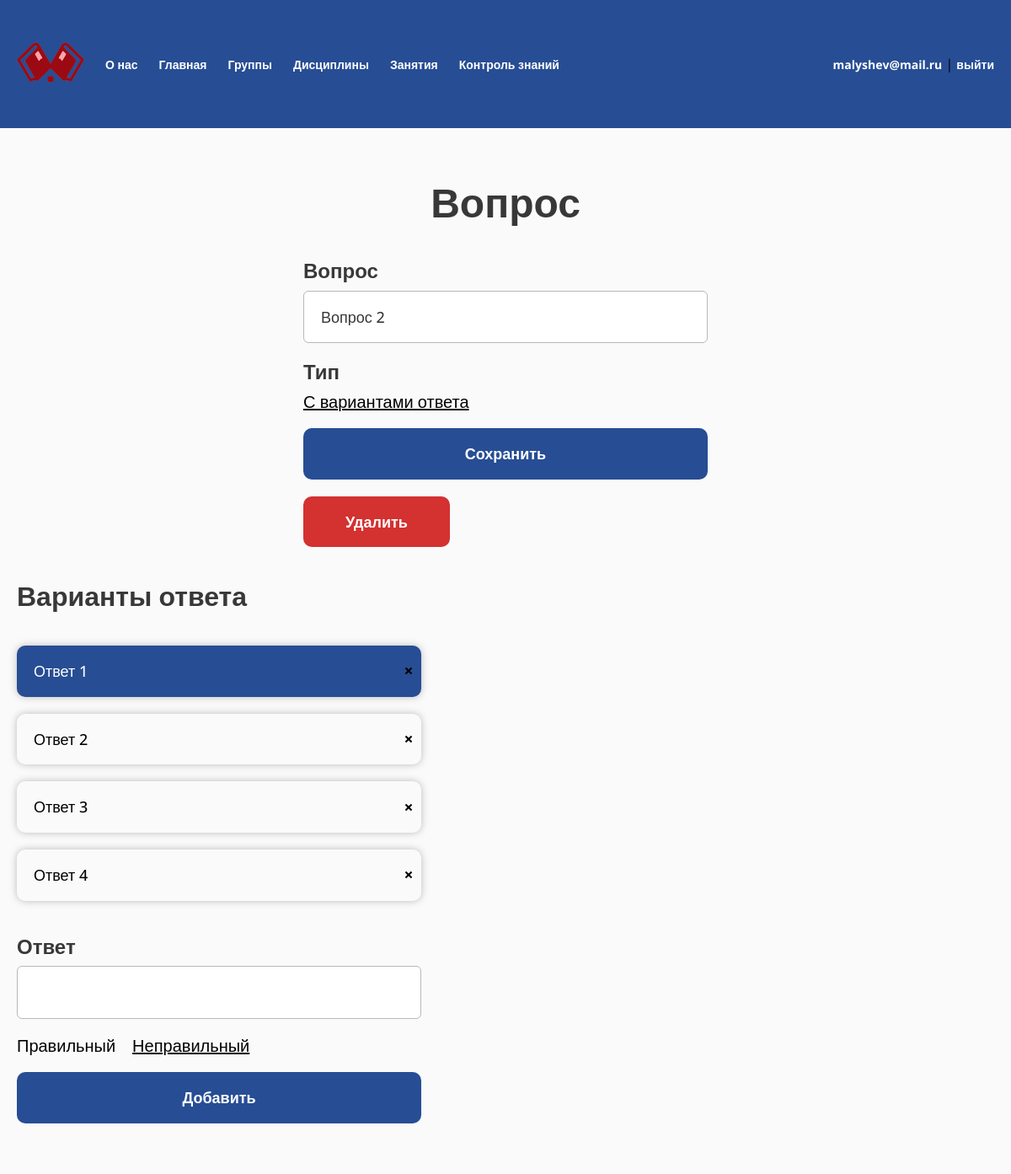
/test/7/question/10/ (signed in), run on the app's committed database.
### study/models.py (models this page shows, shortened)
class Question(models.Model):
    class Type(models.TextChoices):
        TEXT = "TX", "Текстовый"
        CHOOSE = "CH", "С вариантами ответа"
    test = models.ForeignKey(Test, related_name="questions", on_delete=models.CASCADE)
    type = models.CharField("Тип", max_length=32, choices=Type.choices)
    text = models.CharField(max_length=256)
    class Meta:
        verbose_name = "Вопрос"
        verbose_name_plural = "Вопросы"

class Answer(models.Model):
    question = models.ForeignKey(Question, related_name="answers", on_delete=models.CASCADE)
    correct = models.BooleanField(default=False)
    text = models.CharField(max_length=256)
    class Meta:
        verbose_name = "Ответ"
        verbose_name_plural = "Ответы"

### study/views.py (the view, shortened to what this page needs)
# urls.py: path("test/<int:test_pk>/question/<int:question_pk>/", views.TestQuestionEditView.as_view(), name="test-question"),
@method_decorator(not_student, name="dispatch")
class TestQuestionEditView(LoginRequiredMixin, View):
    def get(self, request, *args, **kwargs):
        question = get_object_or_404(Question, pk=kwargs["question_pk"])
        form = QuestionForm(instance=question)
        answer_form = AnswerForm()
        return render(request, "study/test/question.html", {
            "form": form,
            "answer_form": answer_form,
            "question": question,
        })

### study/forms.py
class QuestionForm(forms.ModelForm):
    class Meta:
        model = Question
        fields = ("text", "type")
        labels = {"text": "Вопрос", "type": "Тип"}
        widgets = {"type": forms.RadioSelect}
    def __init__(self, *args, **kwargs):
        super(QuestionForm, self).__init__(*args, **kwargs)
        for visible in self.visible_fields():
            visible.field.widget.attrs['class'] = 'form__input'

class AnswerForm(forms.ModelForm):
    class Meta:
        model = Answer
        fields = ("text", "correct")
        labels = {"text": "Ответ", "correct": ""}
    def __init__(self, *args, **kwargs):
        super(AnswerForm, self).__init__(*args, **kwargs)
        for visible in self.visible_fields():
            visible.field.widget.attrs['class'] = 'form__input'

### study/templates/study/test/question.html (shortened to what this page needs)
{% extends "base.html" %}
{% load util %}
{% load static %}
{% block extra_css %}
<link rel="stylesheet" href="{% static 'css/radio.css' %}">
<link rel="stylesheet" href="{% static 'css/checkbox.css' %}">
{% endblock %}
{% block content %}
<section class="section-teachers">
    <h1 class="h1 h1_center">Вопрос</h1>
    <form action="." method="POST" class="form mt-40">
        <div class="form__item">
            <label for="{{ form.text.id_for_label }}" class="form__label">{{ form.text.label }}</label>
            {{ form.text }}
        </div>
        <div class="form__item">
            <label class="form__label">{{ form.type.label }}</label>
            <div class="radio">
                <div class="radio__item radio__item_checked">{{ question.get_type_display }}</div>
            </div>
        </div>
        <div class="form__item">
            <button type="submit" class="btn">Сохранить</button>
        </div>
        <div class="form__item">
            <a href="{% url 'test-question-delete' question.test.pk question.pk %}" class="btn btn_red confirm submit">Удалить</a>
        </div>
    </form>
    {% if question.type == "CH" %}
    <h3 class="h3 mt-40">Варианты ответа</h3>
    <div class="checkbox mt-40" role="show">
        {% for answer in question.answers.all %}
        <div class="checkbox__item {% if answer.correct %}checkbox__item_checked{% endif %}">
            <div class="checkbox__text">
                {{ answer.text }}
                <a class="checkbox__cross answer-delete" href="{% url 'answer-delete' answer.pk %}"><span></span></a>
            </div>
        </div>
        {% endfor %}
    </div>
    <form method="POST" action="{% url 'add-answer-variant' question.pk %}" class="form form_left mt-40">
        <div class="form__item">
            <label for="{{ answer_form.text.id_for_label }}" class="form__label">{{ answer_form.text.label }}</label>
            {{ answer_form.text }}
        </div>
        <div class="form__item">
            <div class="radio">
                <div class="radio__item" data-value="True">Правильный</div>
                <div class="radio__item radio__item_checked" data-value="False">Неправильный</div>
            </div>
        </div>
        <div class="form__item">
            <button type="submit" class="btn">Добавить</button>
        </div>
    </form>
    {% endif %}
</section>
{% endblock %}

### templates/base.html (shortened to what this page needs)
{% load static %}
<!DOCTYPE html>
<html lang="ru">
<head>
	<link rel="stylesheet" href="{% static 'css/reset.css' %}">
	<link rel="stylesheet" href="{% static 'css/main.css' %}">
	<link rel="stylesheet" href="{% static 'css/menu.css' %}">
    {% block extra_css %}{% endblock %}
</head>
<body>
	<header class="header">
		<div class="container">
			<ul class="header-menu">
				<li><a href="{% url 'index' %}" class="logo"><img src="{% static 'img/logo.png' %}" alt=""></a></li>
				<li><a href="{% url 'about' %}">О нас</a></li>
				{% if user.is_authenticated %}
				<li><a href="{% url 'index' %}">Главная</a></li>
				{% if user.profile.type == 1 %}
				<li><a href="{% url 'teachers' %}">Преподаватели</a></li>
				<li><a href="{% url 'students' %}">Студенты</a></li>
				<li><a href="{% url 'applications' %}">Заявки</a></li>
				<li><a href="{% url 'groups' %}">Группы</a></li>
				<li><a href="{% url 'subjects' %}">Дисциплины</a></li>
				<li><a href="{% url 'lessons' %}">Занятия</a></li>
				<li><a href="{% url 'tests' %}">Контроль знаний</a></li>
				{% elif user.profile.type == 2 %}
				<li><a href="{% url 'my-group' %}">Группы</a></li>
				<li><a href="{% url 'my-subjects' %}">Дисциплины</a></li>
				<li><a href="{% url 'my-lessons' %}">Занятия</a></li>
				<li><a href="{% url 'tests' %}">Контроль знаний</a></li>
				{% endif %}
				<li class="header-menu-profile">
					<a href="{% url 'profile' %}">{{ user.username }}</a> | <a href="{% url 'logout' %}">выйти</a>
				</li>
				{% endif%}
			</ul>
		</div>
	</header>
	<main class="main">
		<div class="container">
		    {% block content %}{% endblock %}
		</div>
	</main>
</body>
</html>

### static/css/main.css (style rules this page uses)
:root { --green: #274d94; --red: #D43131; --background: #FAFAFA; --gray: #B8B8B8; --tablePrimary: #EFEFEF; --tableSecondary: #FAFAFA; }
* { padding: 0; margin: 0; box-sizing: border-box; }
html { font-family: "Open Sans", sans-serif; }
body { display: flex; flex-direction: column; min-height: 100vh; height: 100%; }
.container { max-width: 1240px; padding: 0 20px; margin: 0 auto; position: relative; }
.mt-40 { margin-top: 40px; }
.h1 { color: #383838; font-size: 48px; font-weight: 700; }
.h1_center { text-align: center; }
.h3 { color: #383838; font-size: 32px; font-weight: 700; }
input, textarea { color: #383838; font-size: 18px; font-weight: 500; padding: 20px; max-width: 480px; width: 100%; border-radius: 6px; border: 1px solid var(--gray); display: block; }
input::placeholder { color: var(--gray); }
.btn { color: #FFF; font-size: 18px; font-weight: 700; border-radius: 10px; background: var(--green); padding: 20px 50px; text-align: center; cursor: pointer; text-decoration: none; display: block; width: fit-content; }
.btn.btn_red { background: var(--red); }
button[type='submit'], button.submit { width: 100%; padding: 20px; }
.header { padding: 50px 0; background: var(--green); }
.logo img { width: 100%; max-width: 80px; }
.main { flex: 1 1 100%; padding: 60px 0; background-color: var(--background); }
.form { max-width: 480px; width: 100%; margin-left: auto; margin-right: auto; }
.form_left { margin-left: 0; margin-right: 0; }
.form__item:not(:last-of-type) { margin-bottom: 20px; }
.form__label { display: block; margin-bottom: 10px; color: #383838; font-size: 24px; font-weight: 700; }
.form__label { display: block; }

### static/css/menu.css (style rules this page uses)
ul { list-style: none; }
.header-menu { display: flex; align-items: center; gap: 25px; width: 100%; }
.header-menu a { text-decoration: none; font-weight: 700; color: white; font-size: 14px; }
.header-menu-profile { margin-left: auto; }

### static/css/radio.css (style rules this page uses)
.radio { display: flex; }
.radio__item { color: #000; font-size: 20px; font-weight: 500; margin-right: 20px; cursor: pointer; }
.radio__item_checked { text-decoration: underline; }

### static/css/checkbox.css (style rules this page uses)
.checkbox { display: flex; flex-direction: column; gap: 20px; }
.checkbox__item { max-width: 480px; width: 100%; border-radius: 10px; background: var(--background); box-shadow: 0px 0px 10px 0px rgba(0, 0, 0, 0.25); color: #000; font-size: 18px; font-weight: 500; padding: 20px; cursor: pointer; position: relative; }
.checkbox__item.checkbox__item_checked { background: var(--green); color: white; }
.checkbox__cross { position: absolute; right: 10px; top: 50%; translate: 0 -50%; }
.checkbox__cross span { display: block; width: 10px; height: 2px; background: black; }
.checkbox__cross span:last-of-type { rotate: -45deg; translate: 0 -50%; }

### data on the page
Question: text "Вопрос 2", type "С вариантами ответа"
Answer: text "Ответ 1"
Answer: text "Ответ 2"
Answer: text "Ответ 3"
Answer: text "Ответ 4"

### other printed values
{{ user.username }} "malyshev@mail.ru"
{{ answer_form.text.label }} "Ответ"
